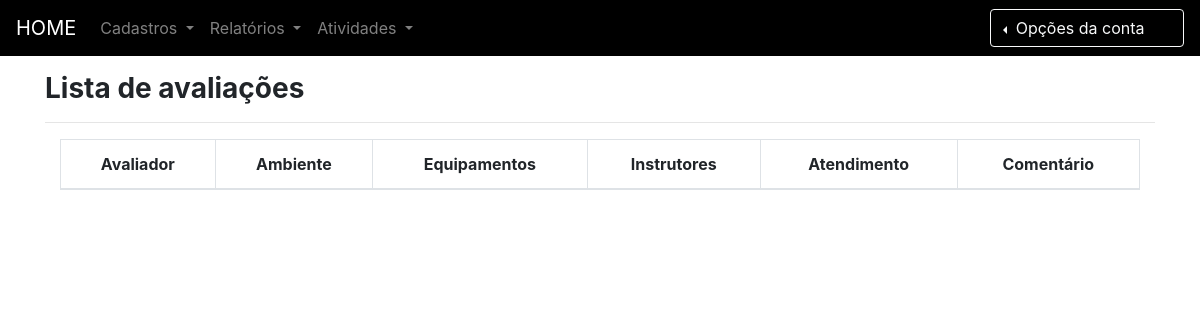
The page /avaliacoes/listar-avaliações/ (signed in) on the database as committed earlier.
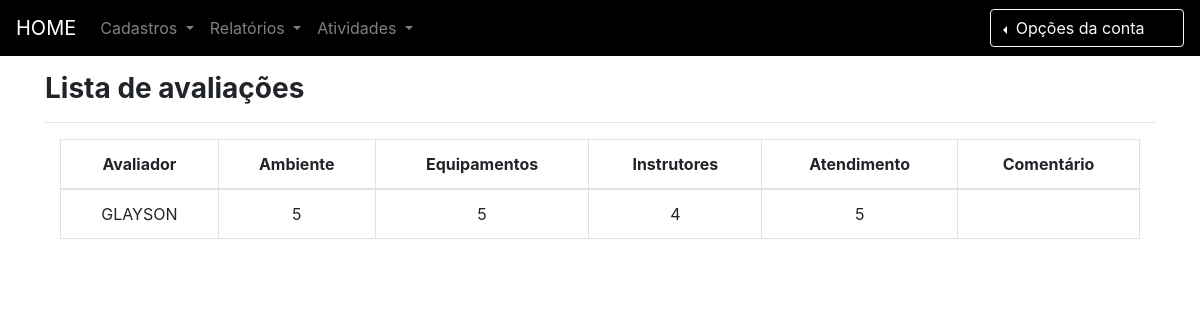
The same page on the database as committed later.
### avaliacoes/models.py (models this page shows)
class Avaliacao(models.Model):
	is_avaliado = models.BooleanField(default=False)
	notaCriterio1 = models.IntegerField(default = 0, blank = False, null = True)
	notaCriterio2 = models.IntegerField(default = 0, blank = False, null = True)
	notaCriterio3 = models.IntegerField(default = 0, blank = False, null = True)
	notaCriterio4 = models.IntegerField(default = 0, blank = False, null = True)
	comentario = models.CharField('Comentario', max_length=200, null = True, blank = True)
	criterio1 = models.ForeignKey('Criterio', on_delete=models.CASCADE,related_name='+', blank=True, null=True)
	criterio2 = models.ForeignKey('Criterio', on_delete=models.CASCADE,related_name='+', blank=True, null=True)
	criterio3 = models.ForeignKey('Criterio', on_delete=models.CASCADE,related_name='+', blank=True, null=True)
	criterio4 = models.ForeignKey('Criterio', on_delete=models.CASCADE,related_name='+', blank=True, null=True)
	avaliador = models.OneToOneField(settings.AUTH_USER_MODEL, on_delete=models.CASCADE, null=True, blank=True, unique=True)
	created_at = models.DateTimeField('Criado em',auto_now_add = True)
	updated_at = models.DateTimeField('Atualizado em',auto_now = True)
	class Meta:
		verbose_name = "Avaliação"
		verbose_name_plural = "Avaliações"
		ordering = ['is_avaliado','notaCriterio1','notaCriterio2','notaCriterio3','notaCriterio4','comentario','criterio1','criterio2','criterio3','criterio4','avaliador','created_at']

### avaliacoes/views.py (called while the page is built)
@permission_required('avaliacoes.view_avaliacao', login_url=views.autorizacao_negada)
def listar_avaliacoes(request):
    avaliacoes = Avaliacao.objects.all()
    template_name = 'listar-avaliacoes.html'
    context = {
        'avaliacoes': avaliacoes,
    }
    return render(request, template_name, context)

### avaliacoes/templates/listar-avaliacoes.html (shortened to what this page needs)
{% extends "base.html" %}
{% block content %}
<br/><br/><br/>
<div class="container">
	<h3 class="font-weight-bold ">Lista de avaliações</h3><hr/>
	<div class="row col-12 mx-auto ">
		<table class="table table-bordered ">
			<thead>
				<tr>
					<th class="text-center">Avaliador</th>
					<th class="text-center">Ambiente</th>
					<th class="text-center">Equipamentos</th>
					<th class="text-center">Instrutores</th>
					<th class="text-center">Atendimento</th>
					<th class="text-center">Comentário</th>
				</tr>
			</thead>
			<tbody>
				{% for avaliacao in avaliacoes %}
				<tr>
					<td class="text-center">{{ avaliacao.avaliador|upper }}</td>
					<td class="text-center">{{ avaliacao.notaCriterio1 }}</td>
					<td class="text-center">{{ avaliacao.notaCriterio2 }}</td>
					<td class="text-center">{{ avaliacao.notaCriterio3 }}</td>
					<td class="text-center">{{ avaliacao.notaCriterio4 }}</td>
					<td class="text-center">{{ avaliacao.comentario }}</td>
				</tr>
				{% endfor%}
			</tbody>
	</table>
</div>
</div>
{% endblock %}

Rows that differ between the two databases and show on the page:
added Avaliacao: avaliador "GLAYSON", notaCriterio1 "5", notaCriterio2 "5", notaCriterio3 "4", notaCriterio4 "5"
